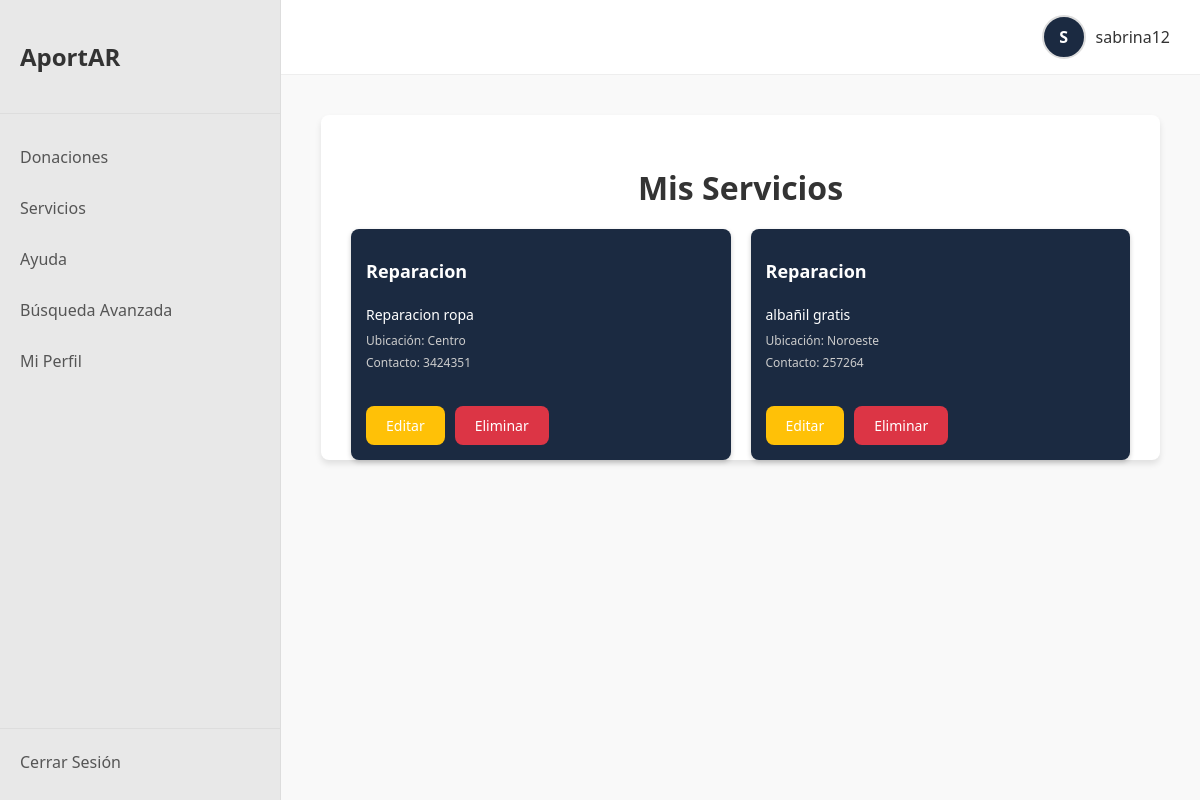
The page /servicios/ver (signed in) on the database its author committed.
### models/user.py (models this page shows, shortened)
class Servicio(db.Model):
    __tablename__ = 'servicios'
    id = db.Column(db.Integer, primary_key=True)
    titulo = db.Column(db.String(200), nullable=False)
    descripcion = db.Column(db.Text, nullable=False)
    ubicacion = db.Column(db.String(200), nullable=False)
    contacto = db.Column(db.String(200), nullable=False)
    imagen = db.Column(db.String(200), nullable=True)
    fecha_creacion = db.Column(db.DateTime, default=datetime.utcnow)
    user_id = db.Column(db.Integer, db.ForeignKey('users.id'), nullable=False)

### app.py (the view)
@app.route("/servicios/ver", methods=["GET"])
def ver_servicios():
    if 'user_id' not in session:
        return redirect(url_for('login'))
    user_id = session['user_id']
    servicios = Servicio.query.filter_by(user_id=user_id).all()
    return render_template('ver_servicios.html', servicios=servicios)

### templates/ver_servicios.html (shortened to what this page needs)
{% extends "base.html" %}
{% block head %}
    <link rel="stylesheet" href="{{ url_for('static', filename='ver_servicios.css') }}">
{% endblock %}
{% block content %}
<div class="content-list-container">
    <h1>Mis Servicios</h1>
    {% if servicios %}
        <div class="list-cards">
            {% for servicio in servicios %}
            <div class="card">
                <h2>{{ servicio.titulo }}</h2>
                <p>{{ servicio.descripcion }}</p>
                <small>Ubicación: {{ servicio.ubicacion }}</small>
                <small>Contacto: {{ servicio.contacto }}</small>
                <div class="card-actions">
                    <a href="{{ url_for('editar_servicio', id=servicio.id) }}" class="btn-edit">Editar</a>
                    <form action="{{ url_for('eliminar_servicio', id=servicio.id) }}" method="POST" onsubmit="return confirm('¿Estás seguro que quieres eliminar este servicio?');">
                        <button type="submit" class="btn-delete">Eliminar</button>
                    </form>
                </div>
            </div>
            {% endfor %}
        </div>
    {% else %}
        <p>Aún no has publicado ningún servicio.</p>
    {% endif %}
</div>
{% endblock %}

### static/style.css (style rules this page uses)
body { margin: 0; font-family: "Segoe UI", Tahoma, Geneva, Verdana, sans-serif; background-color: #f8f9fa; }
.btn, .btn-primary, .btn-secondary, .btn-edit, .btn-delete, .btn-add { all: unset; padding: 10px 20px; border: none; border-radius: 8px; cursor: pointer; font-size: 14px; text-align: center; text-decoration: none; display: inline-block; transition: background-color 0.2s; color: white; font-weight: 400; }
.btn-edit { background-color: #ffc107; }
.btn-delete { background-color: #dc3545; }
.form-container, .content-list-container { background: #fff; padding: 30px; border-radius: 8px; box-shadow: 0 4px 6px rgba(0, 0, 0, 0.1); }
.list-cards { display: grid; grid-template-columns: repeat(auto-fit, minmax(280px, 1fr)); gap: 20px; }
.card, .publicacion-global { background: #1b2a41; color: white; padding: 15px; border-radius: 8px; box-shadow: 0 2px 5px rgba(0, 0, 0, 0.2); display: flex; flex-direction: column; height: 100%; }
.card h2 { margin-bottom: 8px; font-size: 18px; }
.card p { margin-bottom: 8px; font-size: 14px; }
.card small { display: block; margin-bottom: 5px; font-size: 12px; color: #ccc; }
.card-actions { display: flex; gap: 10px; margin-top: auto; }

### static/ver_servicios.css (style rules this page uses)
.content-list-container { background: #fff; padding: 30px; border-radius: 8px; box-shadow: 0 4px 6px rgba(0, 0, 0, 0.1); }
.content-list-container h1 { text-align: center; color: #333; margin-bottom: 20px; }
.list-cards { display: grid; grid-template-columns: repeat(auto-fit, minmax(280px, 1fr)); gap: 20px; }
.card { background: #1b2a41; color: white; padding: 15px; border-radius: 8px; box-shadow: 0 2px 5px rgba(0, 0, 0, 0.2); display: flex; flex-direction: column; height: 100%; }
.card h2 { margin-bottom: 8px; font-size: 18px; }
.card p { margin-bottom: 8px; font-size: 14px; }
.card small { display: block; margin-bottom: 5px; font-size: 12px; color: #ccc; }
.card-actions { display: flex; gap: 10px; margin-top: auto; }

### rows shown on the page
Servicio: titulo "Reparacion", descripcion "Reparacion ropa", ubicacion "Centro", contacto "3424351"
Servicio: titulo "Reparacion", descripcion "albañil gratis", ubicacion "Noroeste", contacto "257264"

### other values the page prints
{{ session.username[0].upper() if session.username else 'U' }} "S"
{{ session.username if session.username else 'Usuario' }} "sabrina12"
